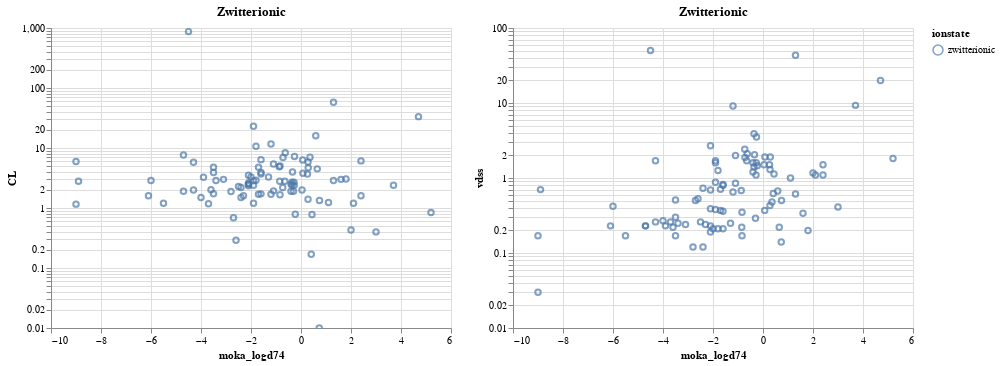

Notebook source saved alongside this figure:
### Code cell
make_chart(zwitterionic, 'Zwitterionic', "CL") | make_chart(zwitterionic, 'Zwitterionic', "vdss")

### Figure 1 — Vega-Lite specification as saved in the notebook (floating-point values rounded to 4 significant figures)
{"config": {"view": {"continuousWidth": 400, "continuousHeight": 300}}, "hconcat": [{"mark": "point", "encoding": {"color": {"type": "nominal", "field": "ionstate"}, "tooltip": [{"type": "nominal", "field": "drug_name"}, {"type": "quantitative", "field": "moka_logd74"}, {"type": "quantitative", "field": "vdss"}, {"type": "nominal", "field": "ionstate"}, {"type": "quantitative", "field": "CL"}], "x": {"type": "quantitative", "field": "moka_logd74"}, "y": {"type": "quantitative", "field": "CL", "scale": {"clamp": true, "type": "log"}}}, "selection": {"selector011": {"type": "interval", "bind": "scales", "encodings": ["x", "y"]}}, "title": "Zwitterionic"}, {"mark": "point", "encoding": {"color": {"type": "nominal", "field": "ionstate"}, "tooltip": [{"type": "nominal", "field": "drug_name"}, {"type": "quantitative", "field": "moka_logd74"}, {"type": "quantitative", "field": "vdss"}, {"type": "nominal", "field": "ionstate"}, {"type": "quantitative", "field": "CL"}], "x": {"type": "quantitative", "field": "moka_logd74"}, "y": {"type": "quantitative", "field": "vdss", "scale": {"clamp": true, "type": "log"}}}, "selection": {"selector012": {"type": "interval", "bind": "scales", "encodings": ["x", "y"]}}, "title": "Zwitterionic"}], "data": {"name": "data-b3f53c9e0a7c1a7a45bb68d404f2a2c4"}, "$schema": "https://vega.github.io/schema/vega-lite/v4.8.1.json", "datasets": {"data-b3f53c9e0a7c1a7a45bb68d404f2a2c4": [{"drug_name": "1-Aminocyclopropanecarboxylic Acid", "vdss": 0.73, "CL": 1.5, "moka_logd74": -2.4, "ionstate": "zwitterionic"}, {"drug_name": "ACHT 4-10", "vdss": 50.0, "CL": 871.0, "moka_logd74": -4.5, "ionstate": "zwitterionic"}, {"drug_name": "Acivicin", "vdss": 0.5, "CL": 0.69, "moka_logd74": -2.7, "ionstate": "zwitterionic"}, {"drug_name": "Alvimopan", "vdss": 0.43, "CL": 5.84, "moka_logd74": 0.28, "ionstate": "zwitterionic"}, {"drug_name": "Amdinocillin", "vdss": 0.37, "CL": 6.3, "moka_logd74": 0.068, "ionstate": "zwitterionic"}, {"drug_name": "Aminohexanoic acid, 6-", "vdss": 0.39, "CL": 2.5, "moka_logd74": -2.1, "ionstate": "zwitterionic"}, {"drug_name": "Aminolevulinic acid", "vdss": 0.12, "CL": 1.88, "moka_logd74": -2.8, "ionstate": "zwitterionic"}, {"drug_name": "Amoxicillin", "vdss": 0.25, "CL": 3.3, "moka_logd74": -1.3, "ionstate": "zwitterionic"}, {"drug_name": "Amphotericin B", "vdss": 0.62, "CL": 0.17, "moka_logd74": 0.41, "ionstate": "zwitterionic"}, {"drug_name": "Ampicillin", "vdss": 0.22, "CL": 2.8, "moka_logd74": -0.85, "ionstate": "zwitterionic"}, {"drug_name": "Antofloxacin", "vdss": 2.42, "CL": 2.2, "moka_logd74": -0.73, "ionstate": "zwitterionic"}, {"drug_name": "Argatroban", "vdss": 0.17, "CL": 5.0, "moka_logd74": -0.84, "ionstate": "zwitterionic"}, {"drug_name": "Avarofloxacin", "vdss": 1.13, "CL": 0.78, "moka_logd74": 0.44, "ionstate": "zwitterionic"}, {"drug_name": "Baclofen", "vdss": 0.65, "CL": 1.7, "moka_logd74": -1.2, "ionstate": "zwitterionic"}, {"drug_name": "Batifiban", "vdss": 0.42, "CL": 2.88, "moka_logd74": -6.0, "ionstate": "zwitterionic"}, {"drug_name": "Beclabuvir", "vdss": 0.5, "CL": 1.33, "moka_logd74": 0.74, "ionstate": "zwitterionic"}, {"drug_name": "Bendamustine", "vdss": 0.22, "CL": 4.49, "moka_logd74": 0.65, "ionstate": "zwitterionic"}, {"drug_name": "Bilastine", "vdss": 0.61, "CL": 2.87, "moka_logd74": 1.3, "ionstate": "zwitterionic"}, {"drug_name": "BLP1654", "vdss": 0.24, "CL": 1.6, "moka_logd74": -2.3, "ionstate": "zwitterionic"}, {"drug_name": "Buthionine sulfoximine", "vdss": 0.26, "CL": 2.28, "moka_logd74": -2.5, "ionstate": "zwitterionic"}, {"drug_name": "Caderofloxacin", "vdss": 1.1, "CL": 2.7, "moka_logd74": -0.28, "ionstate": "zwitterionic"}, {"drug_name": "Carebastine", "vdss": 0.41, "CL": 0.4, "moka_logd74": 3.0, "ionstate": "zwitterionic"}, {"drug_name": "Cefadroxil", "vdss": 0.23, "CL": 2.5, "moka_logd74": -2.1, "ionstate": "zwitterionic"}, {"drug_name": "Cefotiam", "vdss": 0.26, "CL": 5.8, "moka_logd74": -4.3, "ionstate": "zwitterionic"}, {"drug_name": "Cefprozil", "vdss": 0.21, "CL": 2.9, "moka_logd74": -1.8, "ionstate": "zwitterionic"}, {"drug_name": "Cefroxadin", "vdss": 0.17, "CL": 4.78, "moka_logd74": -3.5, "ionstate": "zwitterionic"}, {"drug_name": "Ceftobiprole", "vdss": 0.27, "CL": 1.5, "moka_logd74": -4.0, "ionstate": "zwitterionic"}, {"drug_name": "Ceftolozane", "vdss": 0.17, "CL": 1.16, "moka_logd74": -9.0, "ionstate": "zwitterionic"}, {"drug_name": "Cephalexin", "vdss": 0.21, "CL": 3.9, "moka_logd74": -1.6, "ionstate": "zwitterionic"}, {"drug_name": "Cephradine", "vdss": 0.21, "CL": 3.3, "moka_logd74": -2.0, "ionstate": "zwitterionic"}, {"drug_name": "CGP15720A", "vdss": 0.35, "CL": 1.67, "moka_logd74": -0.84, "ionstate": "zwitterionic"}, {"drug_name": "CGP31608", "vdss": 0.23, "CL": 7.67, "moka_logd74": -4.7, "ionstate": "zwitterionic"}, {"drug_name": "Cilengitide", "vdss": 0.26, "CL": 1.18, "moka_logd74": -3.7, "ionstate": "zwitterionic"}, {"drug_name": "Ciprofloxacin", "vdss": 2.1, "CL": 8.3, "moka_logd74": -0.63, "ionstate": "zwitterionic"}, {"drug_name": "Clinafloxacin", "vdss": 1.9, "CL": 4.7, "moka_logd74": 0.29, "ionstate": "zwitterionic"}, {"drug_name": "Dabigatran", "vdss": 0.85, "CL": 1.93, "moka_logd74": -1.1, "ionstate": "zwitterionic"}, {"drug_name": "Dalbavancin", "vdss": 0.14, "CL": 0.01, "moka_logd74": 0.73, "ionstate": "zwitterionic"}, {"drug_name": "Doripenem", "vdss": 0.23, "CL": 3.26, "moka_logd74": -3.9, "ionstate": "zwitterionic"}, {"drug_name": "Dronedarone", "vdss": 20.0, "CL": 33.33, "moka_logd74": 4.7, "ionstate": "zwitterionic"}, {"drug_name": "Gemifloxacin ", "vdss": 3.52, "CL": 7.2, "moka_logd74": -0.26, "ionstate": "zwitterionic"}, {"drug_name": "Enoxacin", "vdss": 2.0, "CL": 5.4, "moka_logd74": -1.1, "ionstate": "zwitterionic"}, {"drug_name": "Eptifibatide", "vdss": 0.17, "CL": 1.2, "moka_logd74": -5.5, "ionstate": "zwitterionic"}, {"drug_name": "Evacetrapib", "vdss": 1.82, "CL": 0.84, "moka_logd74": 5.2, "ionstate": "zwitterionic"}, {"drug_name": "Flavopiridol", "vdss": 1.5, "CL": 6.1, "moka_logd74": 2.4, "ionstate": "zwitterionic"}, {"drug_name": "Fleroxacin", "vdss": 1.6, "CL": 2.4, "moka_logd74": -0.27, "ionstate": "zwitterionic"}, {"drug_name": "Gabapentin", "vdss": 0.71, "CL": 1.7, "moka_logd74": -1.7, "ionstate": "zwitterionic"}, {"drug_name": "Garenoxacin", "vdss": 1.0, "CL": 1.23, "moka_logd74": 1.1, "ionstate": "zwitterionic"}, {"drug_name": "Gatifloxacin", "vdss": 1.7, "CL": 2.8, "moka_logd74": -0.65, "ionstate": "zwitterionic"}, {"drug_name": "Guanylcisteine", "vdss": 0.25, "CL": 2.88, "moka_logd74": -3.4, "ionstate": "zwitterionic"}, {"drug_name": "Imipenem", "vdss": 0.24, "CL": 3.0, "moka_logd74": -3.1, "ionstate": "zwitterionic"}, {"drug_name": "Levocabastine", "vdss": 1.17, "CL": 0.43, "moka_logd74": 2.0, "ionstate": "zwitterionic"}, {"drug_name": "Levodopa", "vdss": 1.7, "CL": 23.0, "moka_logd74": -1.9, "ionstate": "zwitterionic"}, {"drug_name": "L-5-hydroxytryptophan", "vdss": 0.8, "CL": 1.72, "moka_logd74": -1.6, "ionstate": "zwitterionic"}, {"drug_name": "L-692429", "vdss": 0.2, "CL": 3.05, "moka_logd74": 1.8, "ionstate": "zwitterionic"}, {"drug_name": "Levofloxacin", "vdss": 1.2, "CL": 1.9, "moka_logd74": -0.4, "ionstate": "zwitterionic"}, {"drug_name": "Lamifiban", "vdss": 0.29, "CL": 1.9, "moka_logd74": -0.3, "ionstate": "zwitterionic"}, {"drug_name": "Lenapenem", "vdss": 0.22, "CL": 2.02, "moka_logd74": -3.6, "ionstate": "zwitterionic"}, {"drug_name": "Lomefloxacin", "vdss": 2.04, "CL": 3.98, "moka_logd74": -0.34, "ionstate": "zwitterionic"}, {"drug_name": "Melphalan", "vdss": 0.48, "CL": 7.0, "moka_logd74": 0.36, "ionstate": "zwitterionic"}, {"drug_name": "Menogaril", "vdss": 9.14, "CL": 11.61, "moka_logd74": -1.2, "ionstate": "zwitterionic"}, {"drug_name": "Meropenem", "vdss": 0.3, "CL": 3.9, "moka_logd74": -3.5, "ionstate": "zwitterionic"}, {"drug_name": "Methyldopa", "vdss": 0.69, "CL": 3.5, "moka_logd74": -2.1, "ionstate": "zwitterionic"}, {"drug_name": "Mildronate", "vdss": 0.7, "CL": 2.8, "moka_logd74": -8.9, "ionstate": "zwitterionic"}, {"drug_name": "Minocycline", "vdss": 1.6, "CL": 1.2, "moka_logd74": -1.9, "ionstate": "zwitterionic"}, {"drug_name": "Morphine-6-Glucuronide", "vdss": 0.12, "CL": 2.2, "moka_logd74": -2.4, "ionstate": "zwitterionic"}, {"drug_name": "Moxifloxacin", "vdss": 1.4, "CL": 2.4, "moka_logd74": -0.36, "ionstate": "zwitterionic"}, {"drug_name": "Napsagatran", "vdss": 0.36, "CL": 6.4, "moka_logd74": -1.6, "ionstate": "zwitterionic"}, {"drug_name": "Nemonoxacin", "vdss": 1.9, "CL": 3.8, "moka_logd74": 0.077, "ionstate": "zwitterionic"}, {"drug_name": "Norfloxacine", "vdss": 1.88, "CL": 6.96, "moka_logd74": -0.72, "ionstate": "zwitterionic"}, {"drug_name": "Ofloxacin", "vdss": 1.6, "CL": 2.5, "moka_logd74": -0.4, "ionstate": "zwitterionic"}, {"drug_name": "Omadacycline", "vdss": 2.7, "CL": 2.34, "moka_logd74": -2.1, "ionstate": "zwitterionic"}, {"drug_name": "Oseltamivir acid", "vdss": 0.37, "CL": 4.8, "moka_logd74": -1.7, "ionstate": "zwitterionic"}, {"drug_name": "Oxytetracycline", "vdss": 1.7, "CL": 2.0, "moka_logd74": -4.3, "ionstate": "zwitterionic"}, {"drug_name": "Panipenem", "vdss": 0.19, "CL": 2.6, "moka_logd74": -2.1, "ionstate": "zwitterionic"}, {"drug_name": "Pazufloxacin", "vdss": 0.68, "CL": 4.87, "moka_logd74": -0.87, "ionstate": "zwitterionic"}, {"drug_name": "Pefloxacin", "vdss": 1.5, "CL": 2.0, "moka_logd74": 0.041, "ionstate": "zwitterionic"}, {"drug_name": "Penicillamine, D-", "vdss": 1.26, "CL": 10.65, "moka_logd74": -1.8, "ionstate": "zwitterionic"}, {"drug_name": "Pipemidic acid", "vdss": 0.88, "CL": 2.84, "moka_logd74": -1.9, "ionstate": "zwitterionic"}, {"drug_name": "Pirarubicin", "vdss": 43.2, "CL": 57.7, "moka_logd74": 1.3, "ionstate": "zwitterionic"}, {"drug_name": "Quinupristin", "vdss": 0.67, "CL": 16.0, "moka_logd74": 0.59, "ionstate": "zwitterionic"}, {"drug_name": "Raclopride", "vdss": 1.1, "CL": 1.2, "moka_logd74": 2.1, "ionstate": "zwitterionic"}, {"drug_name": "Rifabutin", "vdss": 9.3, "CL": 2.4, "moka_logd74": 3.7, "ionstate": "zwitterionic"}, {"drug_name": "Secretin (porcine)", "vdss": 0.03, "CL": 5.95, "moka_logd74": -9.0, "ionstate": "zwitterionic"}, {"drug_name": "Sematilide", "vdss": 0.82, "CL": 3.7, "moka_logd74": -1.6, "ionstate": "zwitterionic"}, {"drug_name": "Sitafloxacin", "vdss": 1.5, "CL": 3.7, "moka_logd74": 0.26, "ionstate": "zwitterionic"}, {"drug_name": "Sparfloxacin", "vdss": 3.9, "CL": 2.7, "moka_logd74": -0.36, "ionstate": "zwitterionic"}, {"drug_name": "Tiagabine", "vdss": 1.1, "CL": 1.6, "moka_logd74": 2.4, "ionstate": "zwitterionic"}, {"drug_name": "Tirofiban", "vdss": 0.34, "CL": 3.0, "moka_logd74": 1.6, "ionstate": "zwitterionic"}, {"drug_name": "Tomopenem", "vdss": 0.23, "CL": 1.9, "moka_logd74": -4.7, "ionstate": "zwitterionic"}, {"drug_name": "Tranexamic acid", "vdss": 0.38, "CL": 2.4, "moka_logd74": -1.9, "ionstate": "zwitterionic"}, {"drug_name": "Trovafloxacin", "vdss": 1.3, "CL": 1.4, "moka_logd74": 0.28, "ionstate": "zwitterionic"}, {"drug_name": "Verteporfin-Mad", "vdss": 0.51, "CL": 1.73, "moka_logd74": -3.5, "ionstate": "zwitterionic"}, {"drug_name": "Vosaroxin", "vdss": 1.46, "CL": 0.79, "moka_logd74": -0.23, "ionstate": "zwitterionic"}, {"drug_name": "Zanamivir", "vdss": 0.23, "CL": 1.6, "moka_logd74": -6.1, "ionstate": "zwitterionic"}, {"drug_name": "ZD-9331", "vdss": 0.53, "CL": 0.29, "moka_logd74": -2.6, "ionstate": "zwitterionic"}]}}
